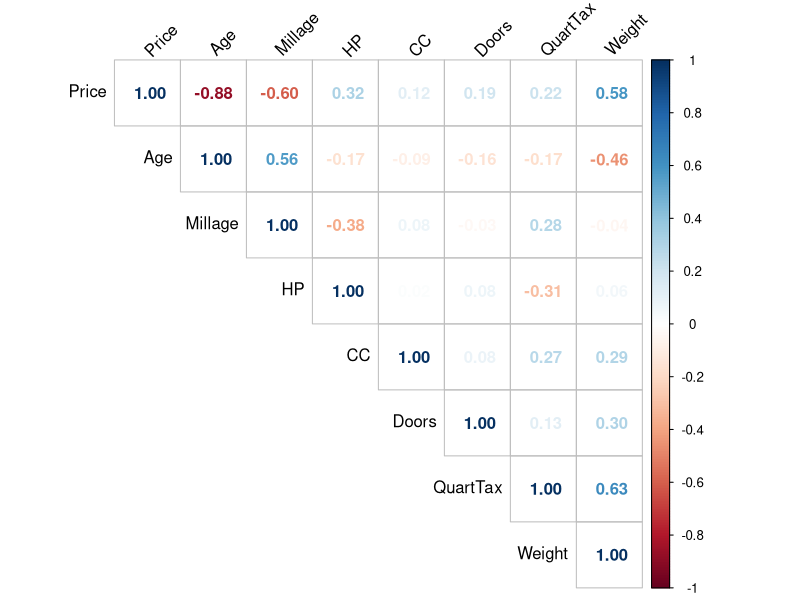
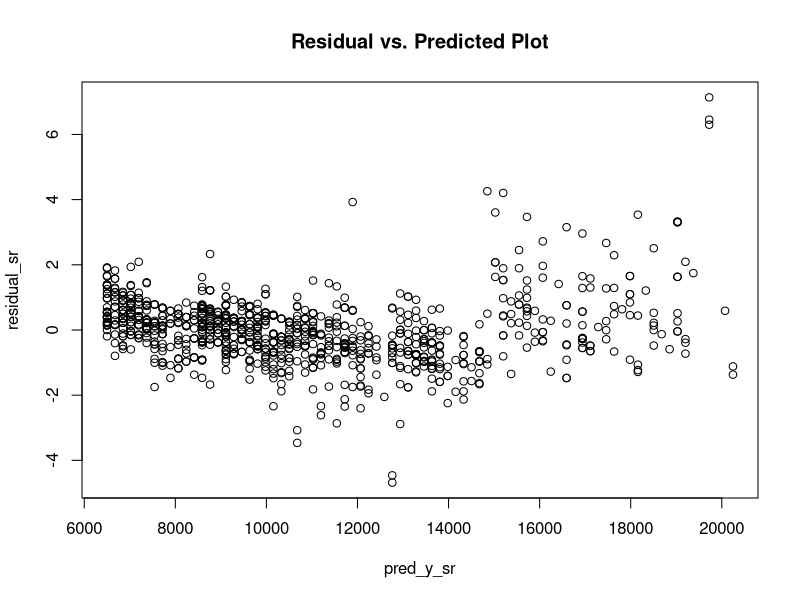

R code for these plots, in order:
#Part a
#insert csv
hondacivic.df <- read.csv("HondaCivic.csv")
View(hondacivic.df)

#selecting variables 
selected.var <- hondacivic.df[-c(1,2,5,11,12)]
View(selected.var)

#Part b
#setting seed to 1
set.seed(1)
#selecting only 1400 observations 
selected.var.df <- selected.var[1:1400,]

#Part c
#Partitioning: training 70%
train.rows <- sample(rownames(selected.var.df),dim(selected.var.df)[1]*0.7)
train.data <- selected.var.df[train.rows,]

#Partitioning: validation 20%
valid.rows <- sample(setdiff(rownames(selected.var.df),train.rows),dim(selected.var.df)[1]*0.2)
valid.data <- selected.var.df[valid.rows,]

#Partitioning: testing
test.rows <- setdiff(rownames(selected.var.df),union(train.rows,valid.rows))
test.data <- selected.var.df[test.rows,]

#Part e
#Correlation Maxtrix

selected.cor <- train.data[-c(5)]
CM1 <- cor(selected.cor)
View(CM1)
round(cor(CM1),3)

library(corrplot)
corrplot(CM1, type = "upper", method = "number", tl.srt=45, tl.col = "black")

#Part f
#Simple regression 

simplereg <- lm(Price ~ Age, data = train.data)
View(simplereg)
summary(simplereg)

#Predicted values 
pred_y_sr <- fitted(simplereg)

#Standardized residual 
residual_sr <- rstandard(simplereg)

#residual vs. predict

plot(pred_y_sr, residual_sr, main = "Residual vs. Predicted Plot")


